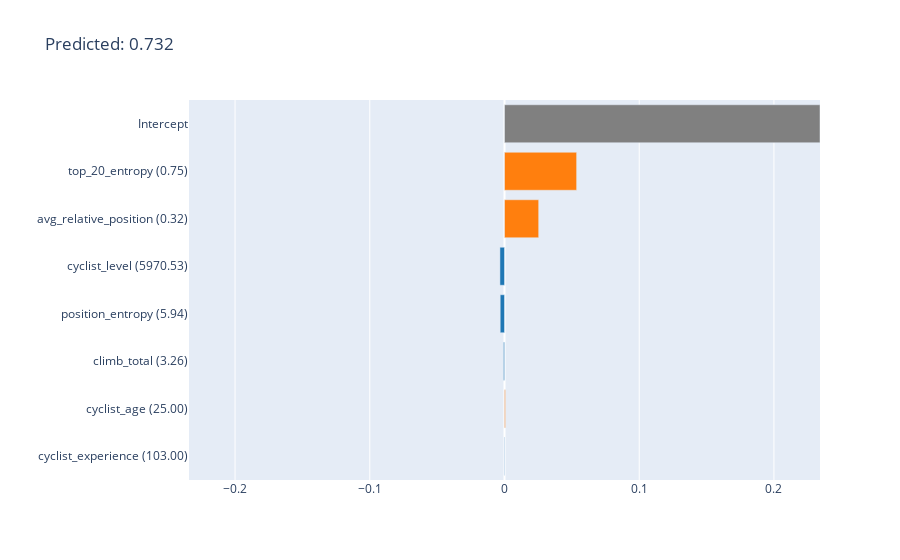

The notebook cell saved with this chart:
### Markdown cell above
Nota: the data is the same instances explained in LORE

### Code cell
instance_index = 32
print("Label: ",test_labels.iloc[instance_index].values[0])
print("Predicted value: ", test_prediction[instance_index])

instance = test_data.iloc[[instance_index]]

explanation_0 = lime_explanation_algorithm.explain_local(instance)
explanation_0.visualize(0)

### Figure 1 — Plotly figure (JSON) as saved in the notebook; plotly's stock layout.template omitted (floating-point values rounded to 4 significant figures)
{"data": [{"marker": {"color": ["#1f77b4", "#ff7f0e", "#1f77b4", "#1f77b4", "#1f77b4", "#ff7f0e", "#ff7f0e", "#808080"]}, "orientation": "h", "type": "bar", "x": [-0.0002533, 0.0006421, -0.0007361, -0.003186, -0.003394, 0.02537, 0.05354, 0.2342], "y": ["cyclist_experience (103.00)", "cyclist_age (25.00)", "climb_total (3.26)", "position_entropy (5.94)", "cyclist_level (5970.53)", "avg_relative_position (0.32)", "top_20_entropy (0.75)", "Intercept"]}], "layout": {"title": {"text": "Predicted: 0.732"}, "xaxis": {"range": [-0.2342, 0.2342], "title": {"text": ""}}, "yaxis": {"automargin": true, "dtick": 1, "title": {"text": ""}}}}
